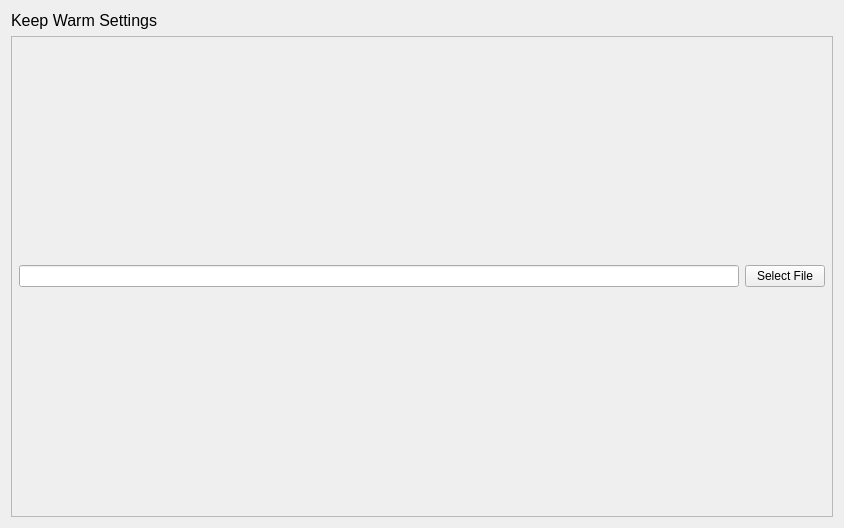
<?xml version="1.0" encoding="UTF-8"?>
<ui version="4.0">
 <class>Form</class>
 <widget class="QWidget" name="Form">
  <property name="geometry">
   <rect>
    <x>0</x>
    <y>0</y>
    <width>844</width>
    <height>528</height>
   </rect>
  </property>
  <property name="windowTitle">
   <string>Form</string>
  </property>
  <layout class="QVBoxLayout" name="verticalLayout">
   <item>
    <widget class="QLabel" name="label_2">
     <property name="font">
      <font>
       <pointsize>12</pointsize>
      </font>
     </property>
     <property name="text">
      <string>Keep Warm Settings</string>
     </property>
    </widget>
   </item>
   <item>
    <widget class="QScrollArea" name="scrollArea">
     <property name="widgetResizable">
      <bool>true</bool>
     </property>
     <widget class="QWidget" name="scrollAreaWidgetContents">
      <property name="geometry">
       <rect>
        <x>0</x>
        <y>0</y>
        <width>818</width>
        <height>482</height>
       </rect>
      </property>
      <layout class="QVBoxLayout" name="verticalLayout_3">
       <property name="margin">
        <number>0</number>
       </property>
       <item>
        <layout class="QHBoxLayout" name="horizontalLayout">
         <property name="margin">
          <number>7</number>
         </property>
         <item>
          <widget class="QLineEdit" name="file_label">
           <property name="sizePolicy">
            <sizepolicy hsizetype="Expanding" vsizetype="Fixed">
             <horstretch>0</horstretch>
             <verstretch>0</verstretch>
            </sizepolicy>
           </property>
           <property name="readOnly">
            <bool>true</bool>
           </property>
          </widget>
         </item>
         <item>
          <widget class="QPushButton" name="file_btn">
           <property name="text">
            <string>Select File</string>
           </property>
          </widget>
         </item>
        </layout>
       </item>
      </layout>
     </widget>
    </widget>
   </item>
  </layout>
 </widget>
 <resources/>
 <connections/>
</ui>
